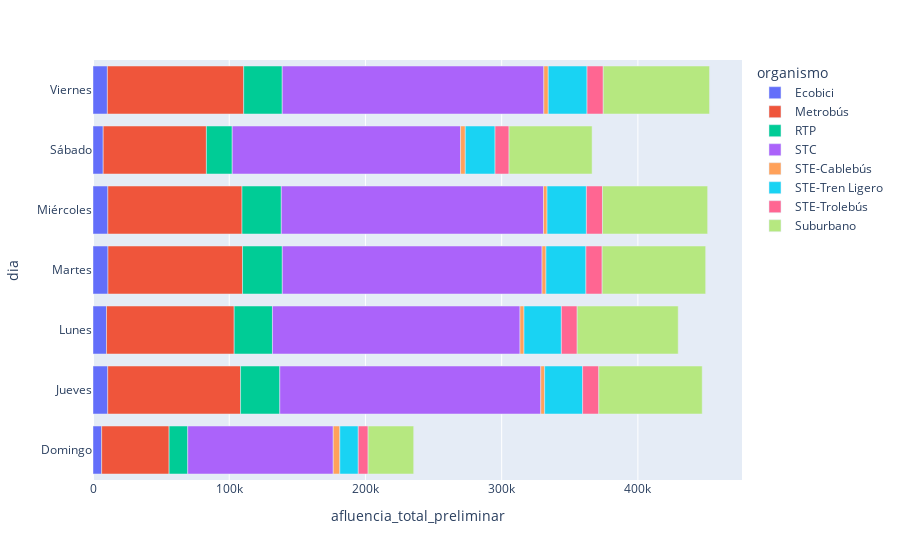

The code cell stored with this chart in its notebook:
### Markdown cell above
#### Cuál es el día de la semana con mayor afluencia total promedio. Realiza una gráfica que permita visualizar el promedio de afluencia total de cada día de la semana y la proporción que contribuye cada organismo a ese promedio diario.

### Code cell
# unidad_diaria = data.groupby('organismo')["afluencia_total_preliminar"].mean()
# unidad_diaria

daily_org_afl = data[['dia','organismo','afluencia_total_preliminar']].groupby(['dia',"organismo"]).mean().reset_index()
# daily_org_afl
px.bar(data_frame = daily_org_afl, x = 'afluencia_total_preliminar', y = 'dia', color = 'organismo', orientation= "h")

# El día viernes tiene mayor afluencia Promedio

### Figure 1 — Plotly figure (JSON) as saved in the notebook; plotly's stock layout.template omitted (floating-point values rounded to 4 significant figures)
{"data": [{"alignmentgroup": "True", "hovertemplate": "organismo=Ecobici<br>afluencia_total_preliminar=%{x}<br>dia=%{y}<extra></extra>", "legendgroup": "Ecobici", "marker": {"color": "#636efa", "pattern": {"shape": ""}}, "name": "Ecobici", "offsetgroup": "Ecobici", "orientation": "h", "showlegend": true, "textposition": "auto", "type": "bar", "x": [6350.0, 10810.0, 9911.0, 10990.0, 10900.0, 7486.0, 10560.0], "xaxis": "x", "y": ["Domingo", "Jueves", "Lunes", "Martes", "Miércoles", "Sábado", "Viernes"], "yaxis": "y"}, {"alignmentgroup": "True", "hovertemplate": "organismo=Metrobús<br>afluencia_total_preliminar=%{x}<br>dia=%{y}<extra></extra>", "legendgroup": "Metrobús", "marker": {"color": "#EF553B", "pattern": {"shape": ""}}, "name": "Metrobús", "offsetgroup": "Metrobús", "orientation": "h", "showlegend": true, "textposition": "auto", "type": "bar", "x": [49520.0, 97500.0, 93730.0, 98780.0, 98480.0, 75770.0, 100100.0], "xaxis": "x", "y": ["Domingo", "Jueves", "Lunes", "Martes", "Miércoles", "Sábado", "Viernes"], "yaxis": "y"}, {"alignmentgroup": "True", "hovertemplate": "organismo=RTP<br>afluencia_total_preliminar=%{x}<br>dia=%{y}<extra></extra>", "legendgroup": "RTP", "marker": {"color": "#00cc96", "pattern": {"shape": ""}}, "name": "RTP", "offsetgroup": "RTP", "orientation": "h", "showlegend": true, "textposition": "auto", "type": "bar", "x": [13670.0, 28810.0, 28100.0, 29200.0, 28850.0, 18950.0, 28300.0], "xaxis": "x", "y": ["Domingo", "Jueves", "Lunes", "Martes", "Miércoles", "Sábado", "Viernes"], "yaxis": "y"}, {"alignmentgroup": "True", "hovertemplate": "organismo=STC<br>afluencia_total_preliminar=%{x}<br>dia=%{y}<extra></extra>", "legendgroup": "STC", "marker": {"color": "#ab63fa", "pattern": {"shape": ""}}, "name": "STC", "offsetgroup": "STC", "orientation": "h", "showlegend": true, "textposition": "auto", "type": "bar", "x": [106800.0, 191600.0, 181700.0, 190700.0, 192500.0, 167600.0, 192000.0], "xaxis": "x", "y": ["Domingo", "Jueves", "Lunes", "Martes", "Miércoles", "Sábado", "Viernes"], "yaxis": "y"}, {"alignmentgroup": "True", "hovertemplate": "organismo=STE-Cablebús<br>afluencia_total_preliminar=%{x}<br>dia=%{y}<extra></extra>", "legendgroup": "STE-Cablebús", "marker": {"color": "#FFA15A", "pattern": {"shape": ""}}, "name": "STE-Cablebús", "offsetgroup": "STE-Cablebús", "orientation": "h", "showlegend": true, "textposition": "auto", "type": "bar", "x": [4818.0, 2863.0, 2935.0, 2876.0, 2612.0, 3467.0, 3233], "xaxis": "x", "y": ["Domingo", "Jueves", "Lunes", "Martes", "Miércoles", "Sábado", "Viernes"], "yaxis": "y"}, {"alignmentgroup": "True", "hovertemplate": "organismo=STE-Tren Ligero<br>afluencia_total_preliminar=%{x}<br>dia=%{y}<extra></extra>", "legendgroup": "STE-Tren Ligero", "marker": {"color": "#19d3f3", "pattern": {"shape": ""}}, "name": "STE-Tren Ligero", "offsetgroup": "STE-Tren Ligero", "orientation": "h", "showlegend": true, "textposition": "auto", "type": "bar", "x": [13540.0, 27840.0, 27420.0, 29330.0, 28890.0, 21840.0, 28480.0], "xaxis": "x", "y": ["Domingo", "Jueves", "Lunes", "Martes", "Miércoles", "Sábado", "Viernes"], "yaxis": "y"}, {"alignmentgroup": "True", "hovertemplate": "organismo=STE-Trolebús<br>afluencia_total_preliminar=%{x}<br>dia=%{y}<extra></extra>", "legendgroup": "STE-Trolebús", "marker": {"color": "#FF6692", "pattern": {"shape": ""}}, "name": "STE-Trolebús", "offsetgroup": "STE-Trolebús", "orientation": "h", "showlegend": true, "textposition": "auto", "type": "bar", "x": [7225.0, 11910.0, 11620.0, 11920.0, 11810.0, 10280.0, 11900.0], "xaxis": "x", "y": ["Domingo", "Jueves", "Lunes", "Martes", "Miércoles", "Sábado", "Viernes"], "yaxis": "y"}, {"alignmentgroup": "True", "hovertemplate": "organismo=Suburbano<br>afluencia_total_preliminar=%{x}<br>dia=%{y}<extra></extra>", "legendgroup": "Suburbano", "marker": {"color": "#B6E880", "pattern": {"shape": ""}}, "name": "Suburbano", "offsetgroup": "Suburbano", "orientation": "h", "showlegend": true, "textposition": "auto", "type": "bar", "x": [33460.0, 75900.0, 74150.0, 75990.0, 77210.0, 60980.0, 78030.0], "xaxis": "x", "y": ["Domingo", "Jueves", "Lunes", "Martes", "Miércoles", "Sábado", "Viernes"], "yaxis": "y"}], "layout": {"barmode": "relative", "legend": {"title": {"text": "organismo"}, "tracegroupgap": 0}, "margin": {"t": 60}, "xaxis": {"anchor": "y", "domain": [0, 1], "title": {"text": "afluencia_total_preliminar"}}, "yaxis": {"anchor": "x", "domain": [0, 1], "title": {"text": "dia"}}}}
